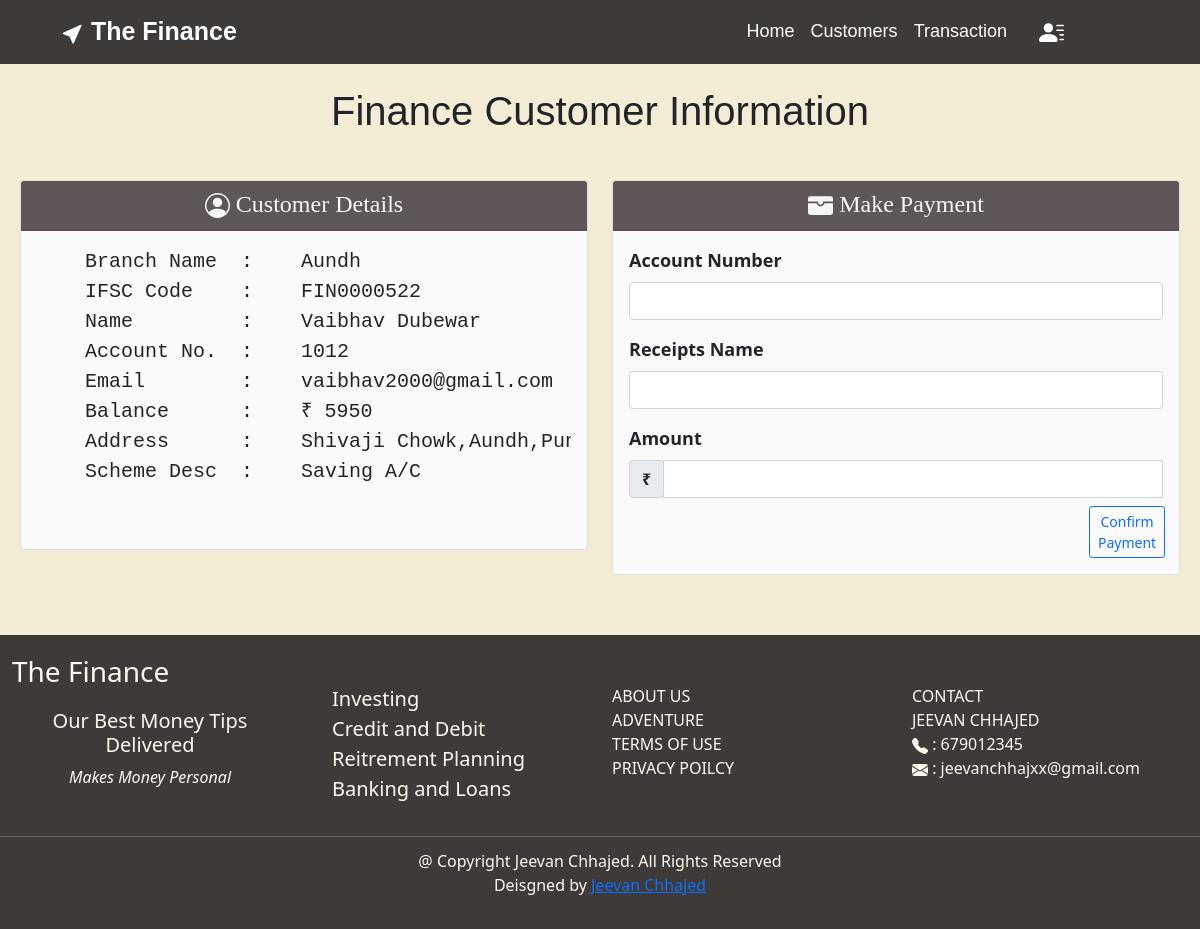
The app's page /custinfo/1012/ with its own data.
### bank_app/models.py (models this page shows)
class NewCustomer(models.Model):
    id=models.IntegerField(primary_key=True)
    name=models.CharField(max_length=100)
    email=models.EmailField(max_length=100)
    balance=models.IntegerField()
    branchname=models.CharField(max_length=100)
    ifsc=models.CharField(max_length=50)
    address=models.CharField(max_length=100)
    scheme=models.CharField(max_length=100)

### bank_app/views.py (the view, shortened to what this page needs)
# urls.py: path('custinfo/<int:id>/',views.custinfo),
def custinfo(request,id):
    data=NewCustomer.objects.filter(id=id)
    if request.method == 'GET':
        return render(request,'custinfo.html',{'info':data})

### templates/custinfo.html (shortened to what this page needs)
{% extends 'base.html' %}
{% block body %}
<div style=" padding-bottom: 40px;">
    <h1 style="margin-top: -50px;padding: 25px;
    text-align: center;font-family: 'Noto Sans JP', sans-serif; text-decoration-style: solid;">Finance Customer Information</h1>
    <div style="margin: 20px;">
        <div class="row">
            <div class="col-sm-6">
                <div class="card">
                    <div class="card-header" style="background-color: rgb(95,87,87);
                    text-align: center;font-family: 'Noto Sans JP'; text-decoration-style: solid;
                    padding: 5px; height: 50px; font-size: x-large;
                    color: rgb(247, 246, 242);">
                     Customer Details</div>
                    <div class="card-body" style="background-color: rgba(219, 216, 212, 0.13); display: flex; align-content: space-around;">
                        {% for i in info %}
                        <pre  style="font-size: 20px;font-family: ''Noto Sans JP', sans-serif';
                        font-weight: 400;">
    Branch Name  :    {{i.branchname}}
    IFSC Code    :    {{i.ifsc}}
    Name         :    {{ i.name }}
    Account No.  :    {{ i.id }}
    Email        :    {{ i.email }}
    Balance      :    &#8377 {{i.balance }}
    Address      :    {{i.address}}
    Scheme Desc  :    {{i.scheme}}
                        </pre>
                        {% endfor %}
                    </div>
                </div>
            </div>
            <div class="col-sm-6">
                <div class="card">
                    <div class="card-header" style=" background-color: rgb(95, 87, 87);;
                    text-align: center;font-family: 'Noto Sans JP'; text-decoration-style: solid;
                    padding: 5px; height: 50px; font-size: x-large;
                    color: rgb(247, 246, 242);"
                    >
                    Make Payment</div>
                    <div class="card-body" style="background-color: rgba(219, 216, 212, 0.13);">
                        <form action="" method="POST">
                            <div class="mb-3">
                                <label class="form-label" style="font-size: 18px;font-family: ''Noto Sans JP', sans-serif';
                                font-weight: 600;">Account Number</label>
                                <input type="number" name="acno" class="form-control" id="exampleInputEmail1"
                                    aria-describedby="emailHelp">
                            </div>
                            <div class="mb-3">
                                <label class="form-label" style="font-size: 18px;font-family: ''Noto Sans JP', sans-serif';
                                font-weight: 600;">Receipts Name</label>
                                <input type="text" name="receiptname" class="form-control" id="exampleInputPassword1">
                            </div>
                            <label class="form-label" style="font-size: 18px;font-family: ''Noto Sans JP', sans-serif';
                            font-weight: 600;">Amount</label>
                            <div class="input-group mb-2">
                                <div class="input-group-prepend">
                                  <div class="input-group-text" style="font-weight: 600;">&#8377</div>
                                </div>
                            <input type="number" name="amount" class="form-control"  id="inlineFormInputGroup"> <br>
                            </div>
                            <button type="submit" class="btn btn-outline-primary btn-sm" style="margin-left: 460px;">
                            Confirm Payment
                            </button>
                        </form>
                    </div>
                </div>
            </div>
        </div>
    </div>
</div>
{% endblock body %}

### records on screen
NewCustomer: branchname "Aundh", ifsc "FIN0000522", name "Vaibhav Dubewar", id "1012", email "vaibhav2000@gmail.com", balance "5950", address "Shivaji…", scheme "Saving A/C"
